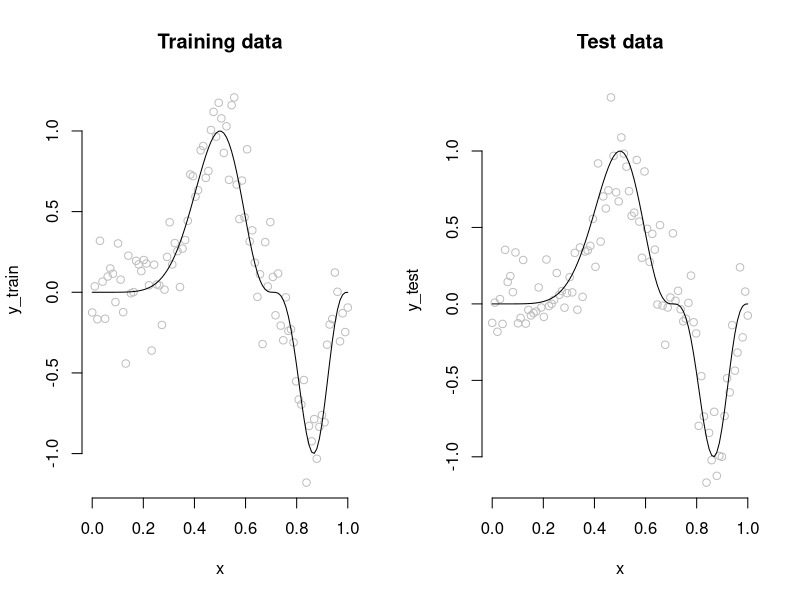
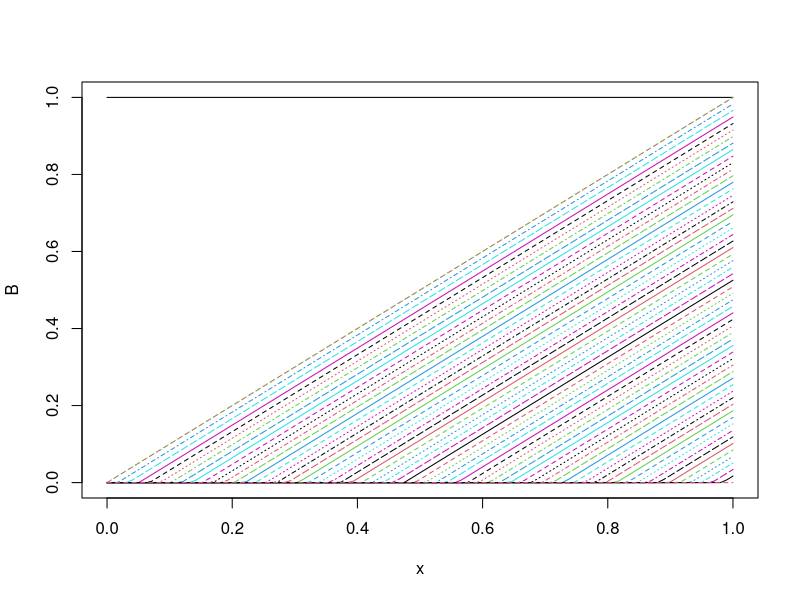
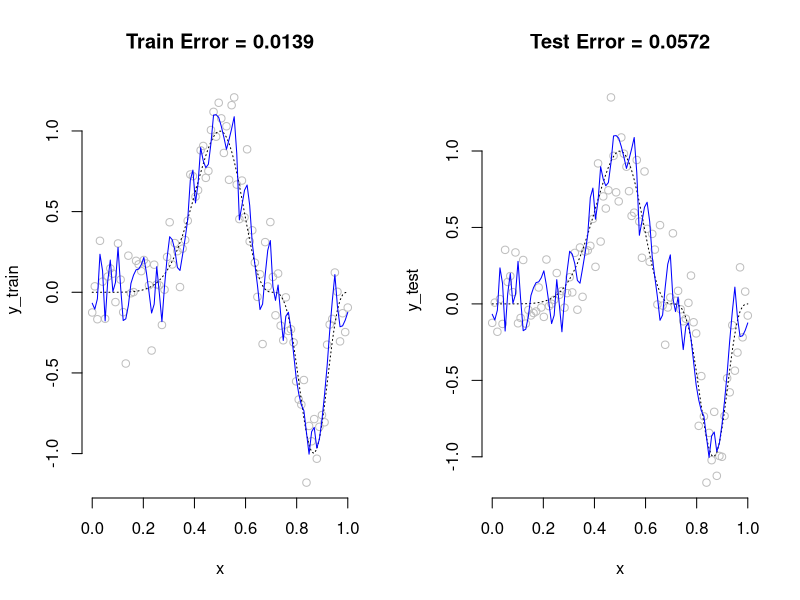
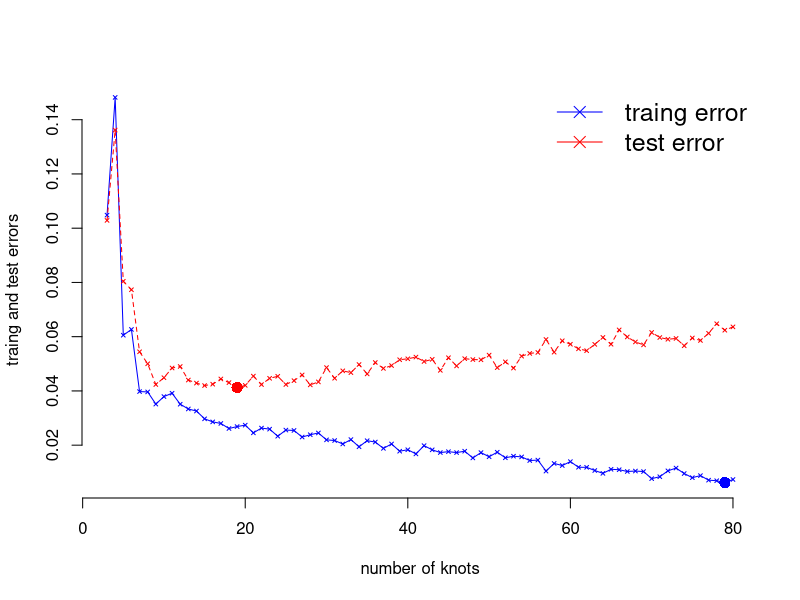
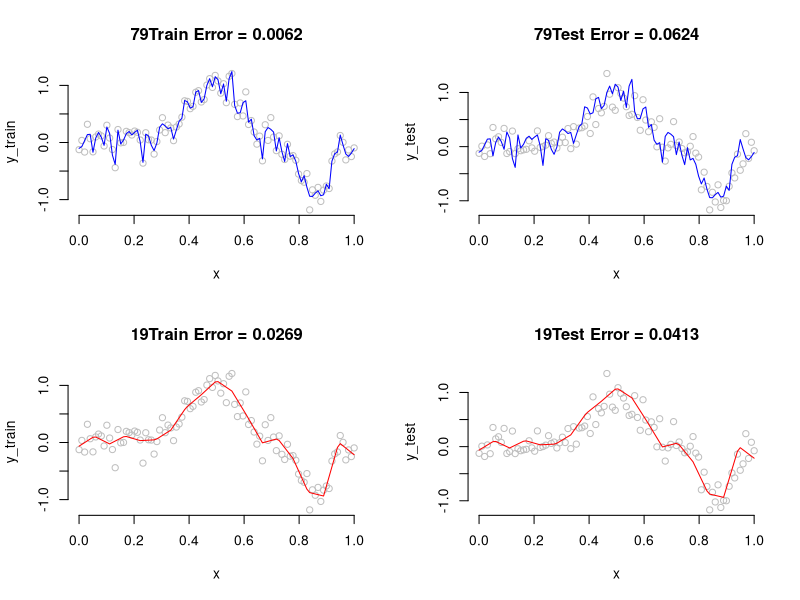
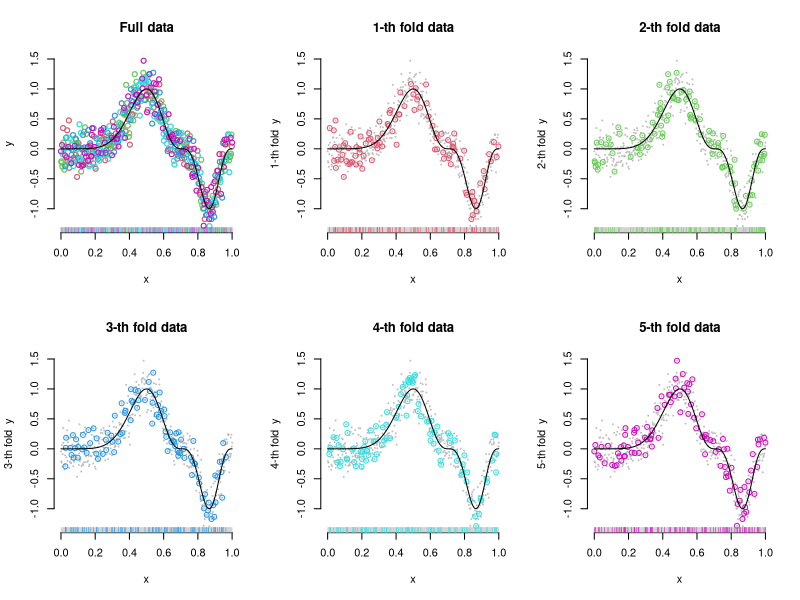
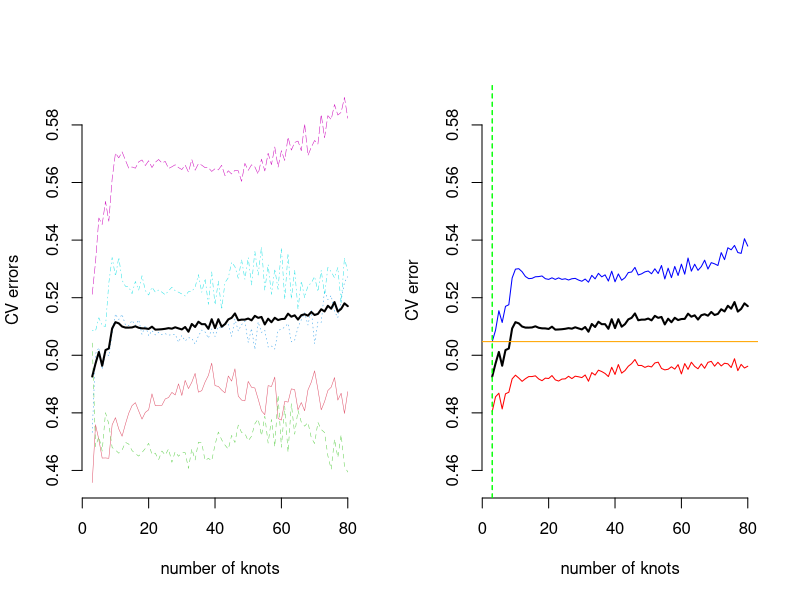
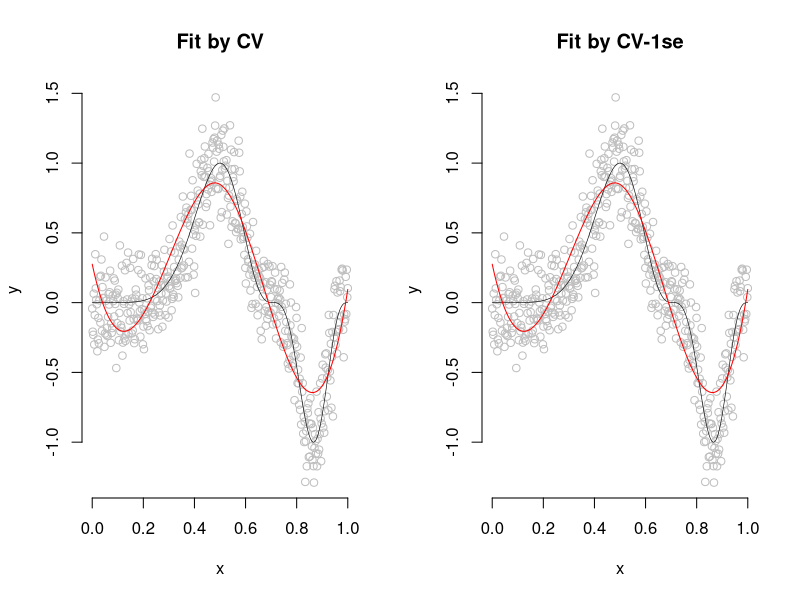

Generate these figures, in order, with R:
rm(list = ls())
# 스플라인 함수에 교차 타당법을 적용하여 성능의 차이를 알아보는 예제


### 스플라인 함수를 만들기 위한 기저백터 함수 생성
Plus = function(x, degree = 1)
{
  x_plus = rep(0, length(x))
  x_plus[x >= 0] = x[x >= 0]^degree # 0 이상일때 차수(degree)만큼 제곱해줌
  return(x_plus)
}


### 함수 및 변수를 생성
set.seed(1) # 시드값 생성
n = 100 # 개체 수 생성
x = seq(0, 1, length = n) # 개체 수 만큼의 0과 1사이의 x값 생성
f = sin(2 * pi * x^2)^3 


### training data 생성
e_train = rnorm(n, sd = 0.2)
y_train = f + e_train


### test data 생성
e_test = rnorm(n, sd = 0.2)
y_test = f + e_test


### 각 데이터 별 그래프 
par(mfrow = c(1, 2))
plot(x, y_train, bty = "n", col = "gray")
lines(x, f)
title("Training data")
plot(x, y_test, bty = "n", col = "gray")
lines(x, f)
title("Test data")
par(mfrow = c(1, 1))


### 매듭점
degree = 1 # 차수
num_knots = 60 # 매듭점의 수
t = seq(0, 1, length = num_knots) # 매듭점 수에 대한 위치 생성
B = NULL # 기저함수 저장


#### 매듭점의 수만큼의 반복을 진행
for(k in 1:num_knots)
{
  # 기저함수를 사용한 스플라인 함수 적합 (변수-매듭점)^(차수)
  B = cbind(B, Plus(x - t[k], degree))
}
# 차수가 0인 경우, 기본기저함수를 포함하지 않음
if(degree == 0)
{
  B = cbind(1, B)
}
# 차수가 1이상인 경우, 기본기저함수를 포함
if(degree > 0)
{
  B = cbind(1, poly(x, degree, raw = T), B)
}


### 기저함수 그래프
matplot(x, B, type = "l")


### 기저함수를 이용한 training, test data 회귀적합
fit_spline = lm(y_train ~ B - 1) # train데이터에 대한 회귀 적합
train_error = mean((y_train - fit_spline$fitted.values)^2)
test_error = mean((y_test - fit_spline$fitted.values)^2)


### training data
par(mfrow = c(1, 2))
plot(x, y_train, col = "gray", cex = 1, bty = "n") # training data 
lines(x, f, col = "black", lty = 3) # 실제 함수 적합
lines(x, fit_spline$fitted.values, col = "blue") # 회귀 적합 추세선 표현
title(paste0("Train Error = ", round(train_error, 4))) # train_error 표현


### test data
plot(x, y_test, col = "gray", cex = 1, bty = "n") # test data 
lines(x, f, col = "black", lty = 3) # 실제 함수 적합
lines(x, fit_spline$fitted.values, col = "blue") # 회귀 적합 추세선 표현
title(paste0("Test Error = ", round(test_error, 4))) # test_error 표현
par(mfrow = c(1, 1))


### 매듭점 개수의 후보군
nk_candidate = 3:80
num_nk_candidate = length(nk_candidate) # 매듭점 후보군의 개수를 저장


### 매듭점의 개수마다 training data Error를 저장할 변수 선언
train_error_list = NULL 


### 매듭점의 개수마다 test data Error를 저장할 변수 선언
test_error_list = NULL


### 후보 매듭점의 개수만큼 반복
for(l in 1:num_nk_candidate)
{
  num_knots = nk_candidate[l] # 인덱스에 해당하는 예비 매듭점의 개수를 지정
  t = seq(0, 1, length = num_knots) # 매듭점에 해당하는 x값 생성
  B = NULL 
  
  
  ### 예비 매듭점만큼의 반복을 하면서
  for(k in 1:num_knots)
  {
    # 기저함수를 사용한 스플라인 함수 적합 (변수-매듭점)^(차수)
    B = cbind(B, Plus(x - t[k], degree))
  }
  # 차수가 0인 경우, 기본기저함수를 포함하지 않음
  if(degree == 0)
  {
    B = cbind(1, B)
  }
  # 차수가 1이상인 경우, 기본기저함수를 포함
  if(degree > 0)
  {
    B = cbind(1, poly(x, degree), B)
  }
  # training data를 이용하여 회귀모델 생성
  fit_spline = lm(y_train ~ B - 1)
  
  
  ### 적합한 회귀모델에 대한 각 데이터별 Error 계산
  train_error_list[l] = train_error = mean((y_train - fit_spline$fitted.values)^2)
  test_error_list[l] = test_error = mean((y_test - fit_spline$fitted.values)^2)
  
  
  # ### training data 출력
  # plot(x, y_train, col = "gray", cex = 1, bty = "n") # training data 그래프 표시
  # #lines(x, f, col = "black", lty = 3)
  # lines(x, fit_spline$fitted.values, col = "blue") # 적합된 회귀선 표시
  # title(paste0(num_knots, "Train Error = ", round(train_error, 4))) # 적합된 매듭점 수와 에러 표시
  # 
  # 
  # ### test data 출력
  # plot(x, y_test, col = "gray", cex = 1, bty = "n") # test data 그래프 표시
  # #lines(x, f, col = "black", lty = 3)
  # lines(x, fit_spline$fitted.values, col = "blue") # 적합된 회귀선 표시
  # title(paste0(num_knots, "Test Error = ", round(test_error, 4))) # 적합된 매듭점 수와 에러 표시
  
}


### 매듭점의 수 마다 생성된 error 저장
tt_error_list = cbind(train_error_list, test_error_list)
train_index = which.min(train_error_list) # train error 중에서 가장 작은 값의 인덱스 출력
test_index = which.min(test_error_list) # test error 중에서 가장 작은 값의 인덱스 출력


### 각 매듭점의 수마다 error를 그래프에 표시 및 최적의 매듭점의 수 표시
par(mfrow = c(1, 1))
matplot(nk_candidate, tt_error_list, bty = "n", col = c("blue", "red"), type = "o", cex = 0.5, pch = 4, xlab = "number of knots", ylab = "traing and test errors")
points(nk_candidate[train_index], min(train_error_list), col = "blue", cex = 1.5, pch = 16)
points(nk_candidate[test_index], min(test_error_list), col = "red", cex = 1.5, pch = 16)
legend("topright", legend = c("traing error", "test error"), col = c("blue", "red"), pch = 4, lty = 1, bty = "n", cex = 1.5)


### best fit by train
par(mfrow = c(2, 2))
num_knots = nk_candidate[train_index] # error가 가장 작은 매듭점의 수로 선정
t = seq(0, 1, length = num_knots) # 매듭점의 위치 표시
B = NULL # 기저함수 저장
for(k in 1:num_knots) # 매듭점의 수만큼 반복
{
  # 기저함수를 사용한 스플라인 함수 적합 (변수-매듭점)^(차수)
  B = cbind(B, Plus(x - t[k], degree))
}
# 차수가 0인 경우, 기본기저함수를 포함하지 않음
if(degree == 0)
{
  B = cbind(1, B)
}
# 차수가 1이상인 경우, 기본기저함수를 포함
if(degree > 0)
{
  B = cbind(1, poly(x, degree), B)
}
# train 데이터에 대한 최적의 회귀직선 적합
fit_spline = lm(y_train ~ B - 1)
# 이때 추정된 직선과 각 데이터별 error 생성
train_error = mean((y_train - fit_spline$fitted.values)^2)
test_error = mean((y_test - fit_spline$fitted.values)^2)


### 생성된 error를 각 데이터 별 표시
# Training data
plot(x, y_train, col = "gray", cex = 1, bty = "n")
#lines(x, f, col = "black", lty = 3)
lines(x, fit_spline$fitted.values, col = "blue")
title(paste0(num_knots, "Train Error = ", round(train_error, 4)))
# Test data
plot(x, y_test, col = "gray", cex = 1, bty = "n")
#lines(x, f, col = "black", lty = 3)
lines(x, fit_spline$fitted.values, col = "blue")
title(paste0(num_knots, "Test Error = ", round(test_error, 4)))


### fit by test
num_knots = nk_candidate[test_index] # error가 가장 작은 매듭점의 수로 선정
t = seq(0, 1, length = num_knots) # 매듭점의 위치 표시
B = NULL # 기저함수 저장
# 매듭점의 수만큼 반복
for(k in 1:num_knots)
{
  # 기저함수를 사용한 스플라인 함수 적합 (변수-매듭점)^(차수)
  B = cbind(B, Plus(x - t[k], degree))
}
# 차수가 0인 경우, 기본기저함수를 포함하지 않음
if(degree == 0)
{
  B = cbind(1, B)
}
# 차수가 1이상인 경우, 기본기저함수를 포함
if(degree > 0)
{
  B = cbind(1, poly(x, degree), B)
}
# train 데이터에 대한 최적의 회귀직선 적합
fit_spline = lm(y_train ~ B - 1)
# 이때 추정된 직선과 각 데이터별 error 생성
train_error = mean((y_train - fit_spline$fitted.values)^2)
test_error = mean((y_test - fit_spline$fitted.values)^2)


### 생성된 error를 각 데이터 별 표시
# Training data
plot(x, y_train, col = "gray", cex = 1, bty = "n")
#lines(x, f, col = "black", lty = 3)
lines(x, fit_spline$fitted.values, col = "red")
title(paste0(num_knots, "Train Error = ", round(train_error, 4)))
# Test data
plot(x, y_test, col = "gray", cex = 1, bty = "n")
#lines(x, f, col = "black", lty = 3)
lines(x, fit_spline$fitted.values, col = "red")
title(paste0(num_knots, "Test Error = ", round(test_error, 4)))



rm(list = ls())

### 스플라인 함수를 만들기 위한 기저백터 함수 생성
Plus = function(x, degree = 1) 
{
  x_plus = rep(0, length(x))
  x_plus[x >= 0] = x[x >= 0]^degree # 0 이상일때 차수(degree)만큼 제곱해줌
  return(x_plus)
}


### 함수 및 변수를 생성
set.seed(25) # 시드값 생성
n = 500 # 개체 수 생성
K = 5 # 군집 수 설정
x = seq(0, 1, length = n) # 개체 수 만큼의 0과 1사이의 x값 생성
f = sin(2 * pi * x^2)^3 # 실제 함수 생성
e = rnorm(n, sd = 0.2) # 오차 생성
y = f + e # 실제 함수값에 오차를 더해서 y값 생성


### 군집당 할당할 개수 생성
fold_index = sample(1:500) # 랜덤하게 1:500을 나열
a = floor(n / K) # K 만큼의 군집을 생성하기 위해 한 군집에 들어갈 갯수 계산
fold_index_list = x_list = y_list = list() # 빈리스트 생성


### 각 군집에 랜덤하게 나뉜 데이터를 할당
for(k in 1:K) # k(군집의 수)만큼 돌면서 수행
{
  # 이중 list "fold_index_list"에 랜덤하게 생성한 변수들의 인덱스를 군집당 할당할 개수 만큼 저장
  fold_index_list[[k]] = fold_index[(a * (k - 1) + 1) : (a * k)]
  # 마지막 군집에는 나머지 랜덤 변수들의 인덱스를 모두 저장
  if(k == K)
    fold_index_list[[k]] = fold_index[(a * (k - 1) + 1) : n]
  
  x_list[[k]] = x[fold_index_list[[k]]] # 랜덤하게 지정된 인덱스에 해당하는 x값을 이중 리스트 'x_list'에 저장
  y_list[[k]] = y[fold_index_list[[k]]] # 랜덤하게 지정된 인덱스에 해당하는 y값을 이중 리스트 'y_list'에 저장
}


### 6개의 그래프를 한 화면에 보기 위해 선언
par(mfrow = c(2, 3))
# par(mfrow = c(1, 1))

### 실제 함수 그래프
plot(x, y, bty = "n", col = "gray", cex = 1)


### 각 군집에 해당되는 x와 y를 다른색으로 매칭하여 총 5개의 그래프를 겹쳐서 생성
for(k in 1:K)
{
  points(x_list[[k]], y_list[[k]], bty = "n", col = k + 1, cex = 1.0)
  rug(x_list[[k]], col = k + 1, lwd = 0.3) # 데이터의 밀도에 따른 띠 모양의 1차원 정보를 좌표축에 표시
}


### 실제 함수를 그래프에 적합
lines(x, f)
title("Full data")


### 각 군집에 해당하는 값들로 plot형성
for(k in 1:K)
{
  # paste0() : 문자열을 합쳐주는 함수
  # 원데이터의 해당하는 x와 y으로 plot 생성
  plot(x, y, bty = "n", col = "gray", cex = 0.1, xlab = expression(x), ylab = paste0(k, "-th fold  ", expression(y)))
  # k번째 군집의 해당하는 데이터들의 x와 y으로 plot 생성
  points(x_list[[k]], y_list[[k]], bty = "n", col = k + 1, xlab = expression(x), ylab = paste0(k, "-th fold  ", expression(y)))
  # 실제 함수를 그래프에 적합
  lines(x, f)
  # 데이터의 밀도에 따른 띠 모양의 1차원 정보를 좌표축에 표시
  rug(x, col = "gray", lwd = 0.3)
  rug(x_list[[k]], col = k + 1)
  # title 생성
  title(paste0(k, "-th fold data"))
}


### 매듭점 개수에 대한 CV값을 찾기 위한 변수 생성
degree = 3 # 차수 생성
nk_candidate = 3:80 # 매듭점 후보(3~80개)
num_nk_candidate = length(nk_candidate) # 매듭점 후보의 총 개수 


### 각 군집에 해당하는 편차제곱평균값을 저장하기 위해 (예비 매듭점의수)*(군집의 수) 만큼의 행렬 생성
CV_error_list = matrix(0, num_nk_candidate, K)


### 반복을 통하여 각 군집, 매듭점당 CV_error를 구한다.
for(l in 1:num_nk_candidate) # 예비 매듭점의 개수 만큼 반복
{
  num_knots = nk_candidate[l] # 인덱스에 해당하는 예비 매듭점의 개수를 지정
  t = seq(0, 1, length = num_knots) # 매듭점에 해당하는 x값 생성
  t = t[-c(1, length(t))] # 시작점과 끝점(0, 1)을 제거
  num_knots = num_knots - 2 # 시작점과 끝점을 제거했으므로 예비 매듭점의 개수에서 -2를 진행
  
  for(a in 1:K) # 군집의 수만큼 반복
  {
    # K번째를 제외한 군집을 training data로 선정
    x_train = x[- fold_index_list[[a]]]
    y_train = y[- fold_index_list[[a]]]
    
    # K번째 해당하는 군집의 x와 y 값을 정렬하여 저장
    x_test = x_list[[a]]
    x_test = sort(x_test)
    y_test = y_list[[a]][order(x_test)]
    
    # training data에 대한 기저함수를 저장할 변수 생성
    B = NULL
    # test data에 대한 기저함수를 저장할 변수 생성
    B_test = NULL
    
    # 예비 매듭점만큼의 반복을 하면서 
    for(k in 1:num_knots)
    {
      # 기저함수를 사용한 스플라인 함수 적합 (변수-매듭점)^(차수)
      B = cbind(B, Plus(x_train - t[k], degree))
      B_test = cbind(B_test, Plus(x_test - t[k], degree))
    }
    
    # 차수가 0인 경우, 기본기저함수를 포함하지 않음
    if(degree == 0)
    {
      B = cbind(1, B)
      B_test = cbind(1, B_test)
    }
    
    # 차수가 1이상인 경우, 기본기저함수를 포함
    if(degree > 0)
    {
      # poly()함수 : P차 다항식 모델에 해당하는 변수들을 자동적으로 생성하는 함수
      B = cbind(1, poly(x_train, degree, raw = T), B)
      B_test = cbind(1, poly(x_test, degree, raw = T), B_test)
    }
    
    # training data를 이용하여 회귀모델 생성
    fit_spline = lm(y_train ~ B - 1)
    
    # test data를 이용하여 위에 만든 모델에 추정값을 생성
    fit_test = as.vector(B_test %*% fit_spline$coefficients)
    
    # 편차 제곱의 평균을 CV_error_list 행렬에 저장
    CV_error_list[l, a] = mean((y_test - fit_test)^2)
    
  }
}


### matplot() 함수를 이용하여 매듭점의 개수에 따라 표시한 행렬의 해당하는 추세를 한번에 그래프로 표현
par(mfrow = c(1, 2))
matplot(nk_candidate, CV_error_list, type = "l", col = 2:6, lwd = 0.5, bty = "n", xlab = "number of knots", ylab = "CV errors")
lines(nk_candidate, rowMeans(CV_error_list), lwd = 2) # 전체 군집의 평균값도 적합


### 1SD 값 구하기
# 복잡성을 줄이기 위한 방법으로 매듭점을 줄이기 위해 1SD까진 편차를 허용
CV_error = rowMeans(CV_error_list) # 전체 군집의 평균값을 저장
CV_sd = apply(CV_error_list, 1, sd) / sqrt(K) # CV_error_list 데이터의 행(1) 단위로 sd계산 후 루트(군집 수)로 나눠서 SD 생성
CV_upper = CV_error + CV_sd # 평균 CV_error 에서 1SD에 해당하는 값을 더해서 상한 선을 구함
CV_lower = CV_error - CV_sd # 평균 CV_error 에서 1SD에 해당하는 값을 빼서 하한 선을 구함


### 매듭점의 개수에 따라 CV_error_list의 추세를 표현하고 평균, 상한, 하한의 추체를 표현
matplot(nk_candidate, CV_error_list, type = "n", col = 2:6, lwd = 0.5, bty = "n", xlab = "number of knots", ylab = "CV error") # type = "n" 사용
lines(nk_candidate, rowMeans(CV_error_list), lwd = 2)
lines(nk_candidate, CV_upper, col = "blue", lwd = 1, lty = 1)
lines(nk_candidate, CV_lower, col = "red", lwd = 1, lty = 1)


### CV_error 중에서 가장 작은 error의 위치를 표시
CV_index = which.min(CV_error)
abline(v = nk_candidate[CV_index], col = "green", lty = 2)
abline(h = CV_upper[CV_index], col = "orange", lty = 1)
CV_1se_index = min(which(CV_error <= CV_upper[CV_index])) # 상한선(CV_Error + 1SD)보다 작은 값에 해당하는 매듭점의 개수중 가장 작은 개수 선택
abline(v = nk_candidate[CV_1se_index], col = "green", lty = 2)


### best fit by CV
num_knots = nk_candidate[CV_index] # 상한선이 아닌 평균 에러(CV_Error)에 해당하는 매듭점의 개수 저장
t = seq(0, 1, length = num_knots) # 위에서 구한 매듭점의 개수를 사용하여 매듭점의 위치 선정 
B = NULL # 기저함수를 저장할 행렬 생성

# 기저함수 생성
for(k in 1:num_knots)
{
  # 해당하는 (x - 매듭점의 위치)^(차수)의 기저함수를 생성
  B = cbind(B, Plus(x - t[k], degree))
}

# 차수가 0인경우 기본기저함수 추가 안함
if(degree == 0)
{
  B = cbind(1, B)
}

# 차수가 1 이상 경우 기본기저함수 추가
if(degree > 0)
{
  B = cbind(1, poly(x, degree, raw = T), B)
}

# 구해진 기저함수를 이용하여 회귀 적합 진행
fit_spline = lm(y ~ B - 1)

# 적합된 회귀 직선을 실제 데이터와 함수에 적합
plot(x, y, col = "gray", cex = 1, bty = "n")
lines(x, f, lwd = 0.6)
lines(x, fit_spline$fitted.values, col = "red")
title("Fit by CV")


### best fit by CV_1se
num_knots = nk_candidate[CV_1se_index] # 상한선 에러(CV_Error+1SD)보다 작은 CV_Error를 가지는 매듭점의 수중 가장 작은 매듭점의 수를 선택 
t = seq(0, 1, length = num_knots) # 위에서 구한 매듭점의 개수를 사용하여 매듭점의 위치 선정 
B = NULL # 기저함수를 저장할 행렬 생

# 기저함수 생성
for(k in 1:num_knots)
{
  # 해당하는 (x - 매듭점의 위치)^(차수)의 기저함수를 생성
  B = cbind(B, Plus(x - t[k], degree))
}

# 차수가 0인경우 기본기저함수 추가 안함
if(degree == 0)
{
  B = cbind(1, B)
}

# 차수가 1 이상 경우 기본기저함수 추가
if(degree > 0)
{
  B = cbind(1, poly(x, degree, raw = T), B)
}

# 구해진 기저함수를 이용하여 회귀 적합 진행
fit_spline = lm(y ~ B - 1)

# 적합된 회귀 직선을 실제 데이터와 함수에 적합
plot(x, y, col = "gray", cex = 1, bty = "n")
lines(x, f, lwd = 0.6)
lines(x, fit_spline$fitted.values, col = "red")
title("Fit by CV-1se")

